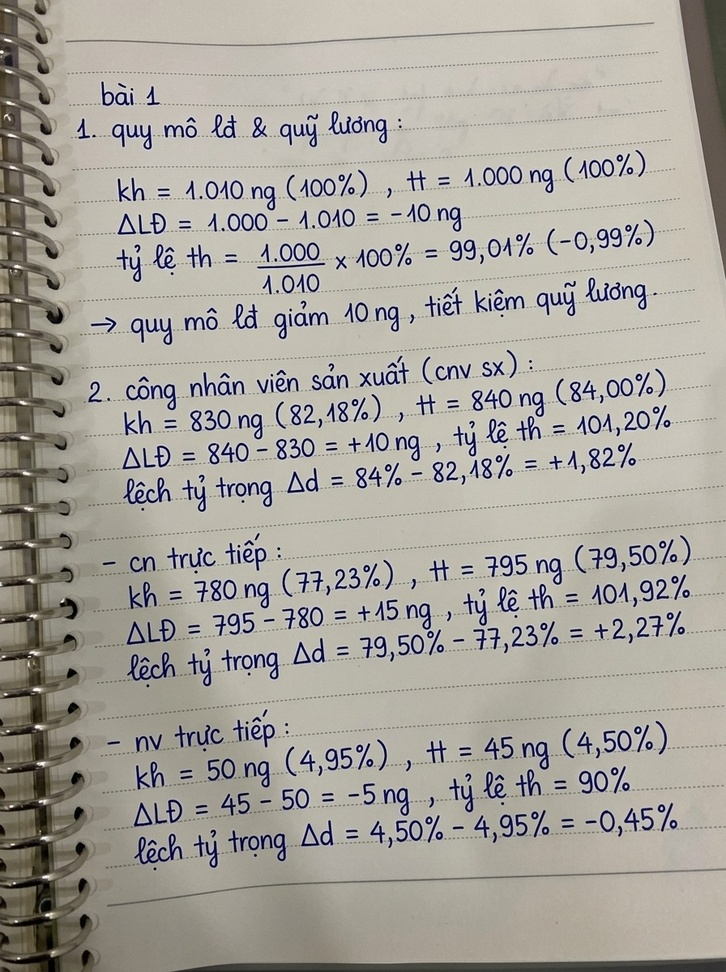
#> input picture Tool Giải Bài & Viết Tay Vở Thật/Ban_Goc_Net/01_Bai_1_Trang_1.jpg, 726 x 972 px, shrunk from 896 x 1200 before the run; its folder holds 4 pictures in this run
$ python lam_mo_anh.py
#> lines starting #> are read from the running program, lines starting #| are printed output that depends on the picture
#!/usr/bin/env python3
# -*- coding: utf-8 -*-
"""
Tool Làm Mờ Nhẹ Ảnh Chữ Viết Tay Giống Camera Thật (NEU Style)
Công thức: cv2.GaussianBlur(img, (ksize, ksize), sigma)
Chuẩn độ mờ camera điện thoại: ksize=9, sigma=2.5
"""

import os
import sys
import cv2

def blur_image(input_path, output_path, ksize=9, sigma=2.5):
#> called with ksize = 9, sigma = 2.5
    if not os.path.exists(input_path):
        print(f"❌ Không tìm thấy file: {input_path}")
        return False

    img = cv2.imread(input_path)
#> img is the input picture: shape (972, 726, 3); mean B, G, R 156.2, 163.7, 167.5
    if img is None:
        print(f"❌ Không thể đọc ảnh: {input_path}")
        return False

    # Đảm bảo ksize là số lẻ
    if ksize % 2 == 0:
        ksize += 1

    blurred = cv2.GaussianBlur(img, (ksize, ksize), sigma)
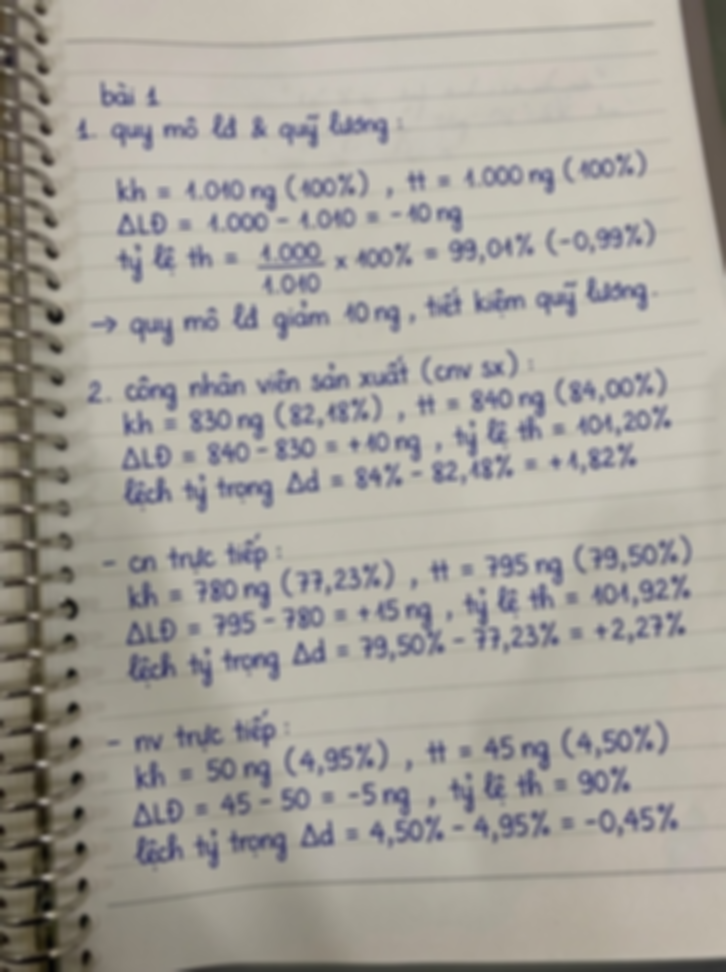
#> blurred: shape (972, 726, 3); mean B, G, R 156.2, 163.7, 167.5
    os.makedirs(os.path.dirname(os.path.abspath(output_path)), exist_ok=True)
    cv2.imwrite(output_path, blurred, [cv2.IMWRITE_JPEG_QUALITY, 95])
    print(f"✅ Đã làm mờ ({ksize}x{ksize}, sigma={sigma}): {output_path}")
    return True

def process_all_sharp_images(base_dir=None):
    if base_dir is None:
        base_dir = os.path.dirname(os.path.abspath(__file__))

    sharp_dir = os.path.join(base_dir, "Ban_Goc_Net")
    if not os.path.exists(sharp_dir):
        print(f"❌ Thư mục {sharp_dir} không tồn tại!")
        return

    files = sorted([f for f in os.listdir(sharp_dir) if f.lower().endswith(('.jpg', '.jpeg', '.png'))])
    if not files:
        print(f"⚠️ Không có file ảnh nào trong {sharp_dir}")
        return

    for fname in files:
        inp = os.path.join(sharp_dir, fname)
        outp = os.path.join(base_dir, fname)
        blur_image(inp, outp, ksize=9, sigma=2.5)
#> pass 2 of the loop in process_all_sharp_images, `for fname in files:`:
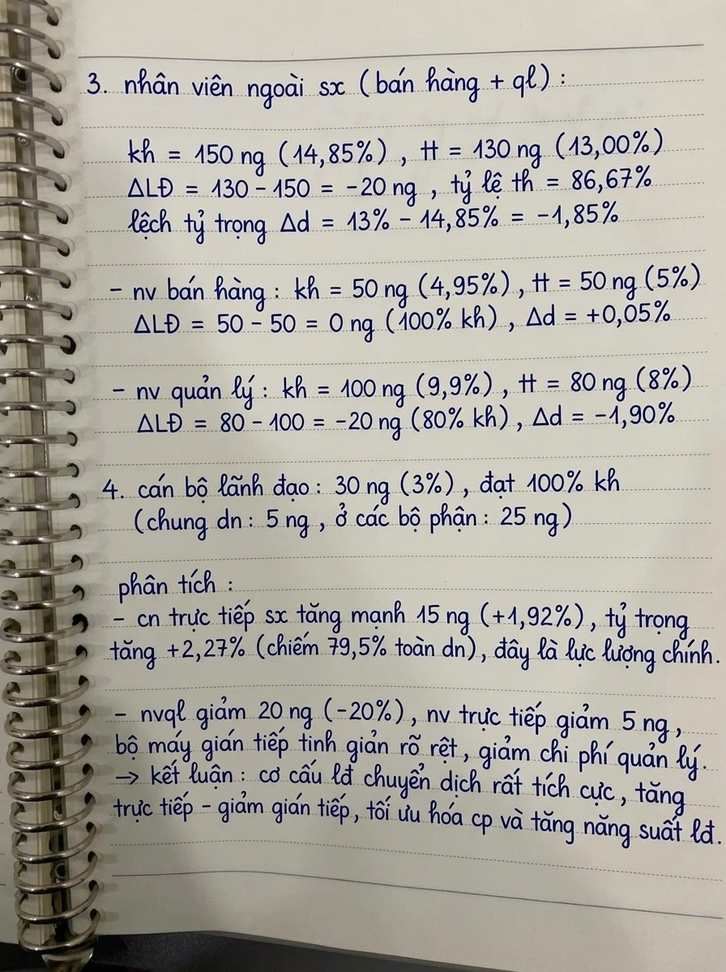
#> input picture Tool Giải Bài & Viết Tay Vở Thật/Ban_Goc_Net/02_Bai_1_Trang_2.jpg, 726 x 972 px, shrunk from 896 x 1200 before the run
#> in blur_image, img is the input picture: shape (972, 726, 3); mean B, G, R 160.7, 168.7, 172.3
#> in blur_image (call 2), `blurred = cv2.GaussianBlur(img, (ksize, ksize), sigma)`:
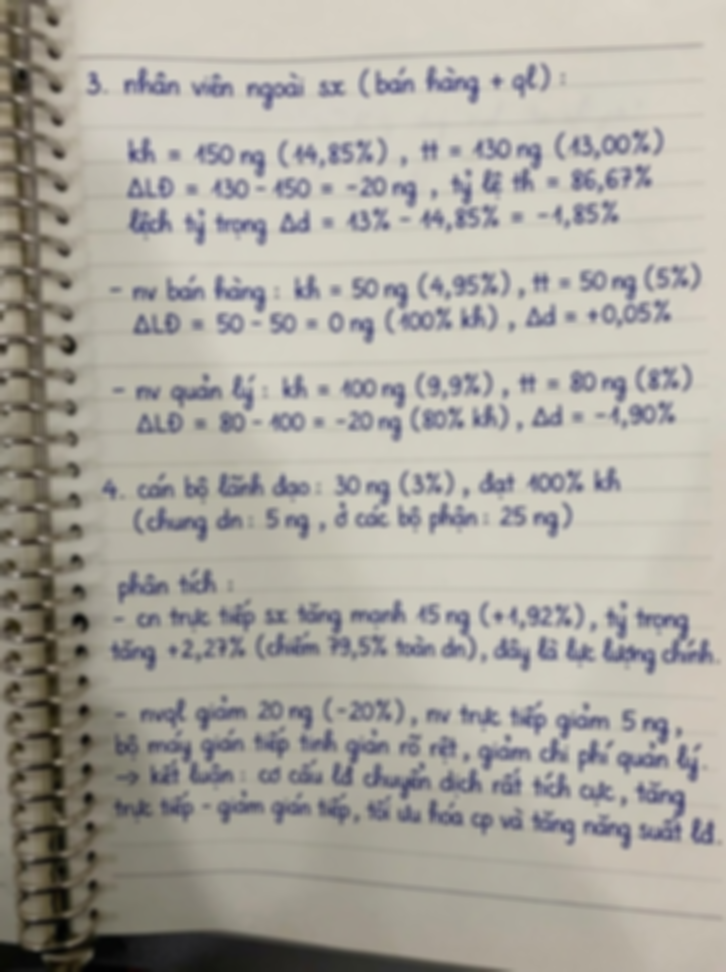
#> blurred: shape (972, 726, 3); mean B, G, R 160.7, 168.7, 172.3
#> pass 3 of the loop in process_all_sharp_images, `for fname in files:`:
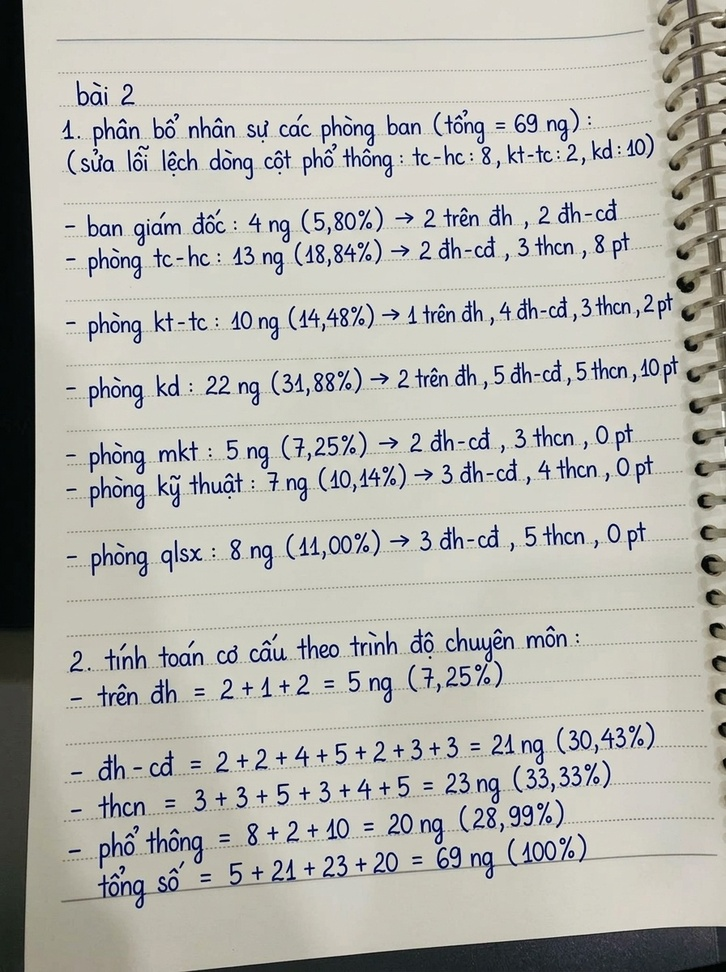
#> input picture Tool Giải Bài & Viết Tay Vở Thật/Ban_Goc_Net/03_Bai_2_Trang_1.jpg, 726 x 972 px, shrunk from 896 x 1200 before the run
#> in blur_image, img is the input picture: shape (972, 726, 3); mean B, G, R 174.1, 180.5, 181.4
#> in blur_image (call 3), `blurred = cv2.GaussianBlur(img, (ksize, ksize), sigma)`:
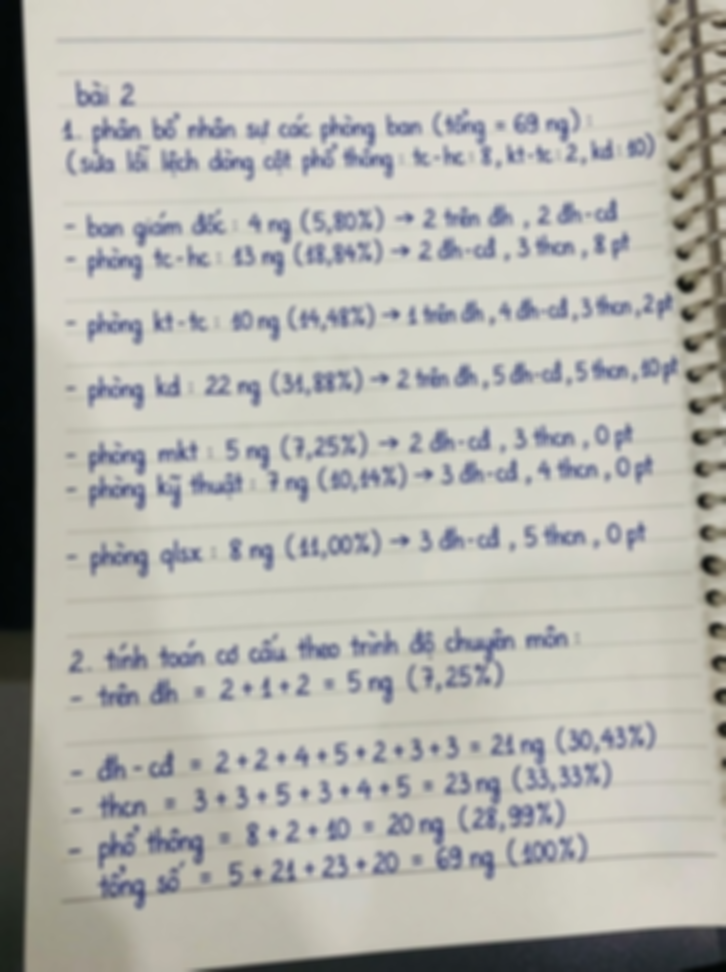
#> blurred: shape (972, 726, 3); mean B, G, R 174.1, 180.5, 181.4
#> the loop made 4 passes; the first 3 are shown

if __name__ == "__main__":
    current_dir = os.path.dirname(os.path.abspath(__file__))
    if len(sys.argv) > 1:
        # Nếu truyền file cụ thể
        target = sys.argv[1]
        out = sys.argv[2] if len(sys.argv) > 2 else f"blurred_{os.path.basename(target)}"
        sig = float(sys.argv[3]) if len(sys.argv) > 3 else 2.5
        blur_image(target, out, 9, sig)
    else:
        # Tự động quét và làm mờ tất cả trong Ban_Goc_Net
        print("🚀 Đang làm mờ tất cả ảnh từ Ban_Goc_Net/ ra thư mục chính...")
        process_all_sharp_images(current_dir)
        print("🎉 Hoàn tất!")
